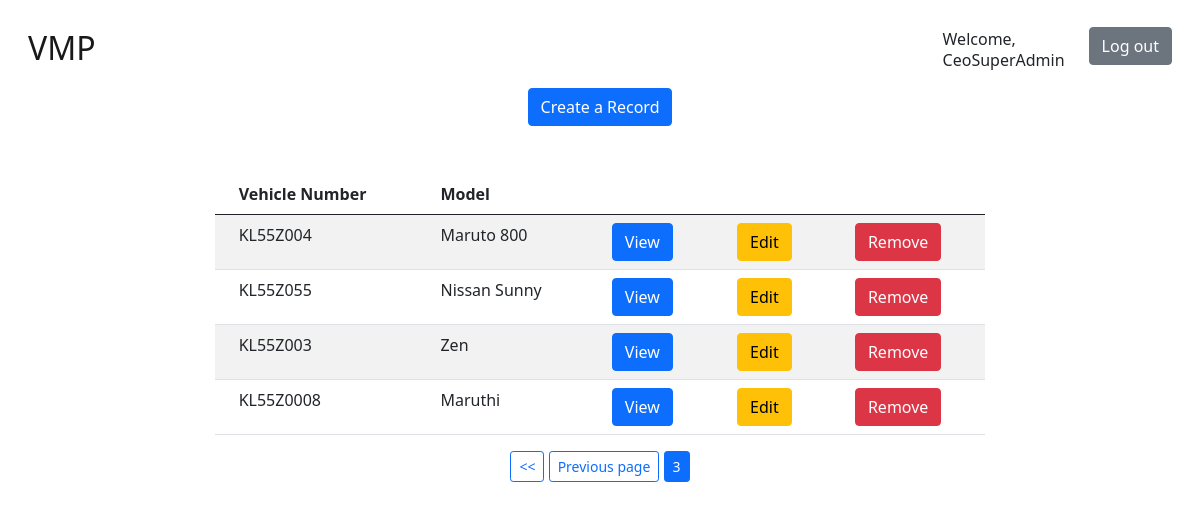
The app's page /home/?page=3 (signed in), older data.
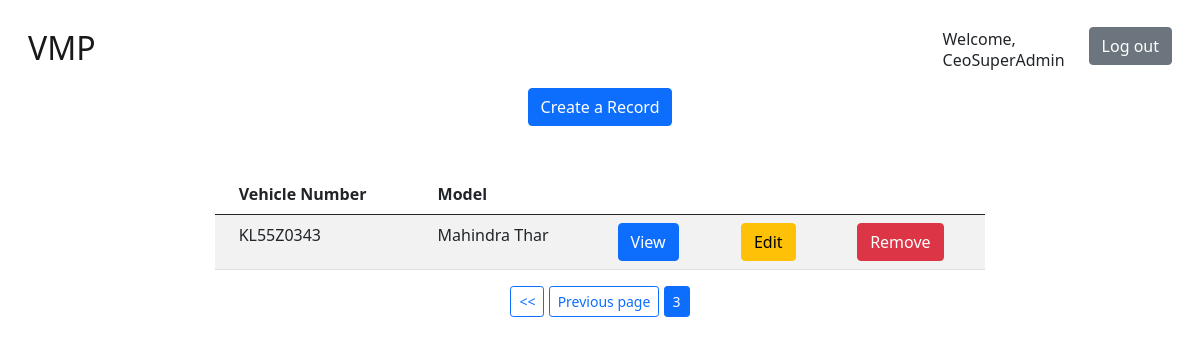
The same page, newer data.
### basic/models.py (models this page shows, shortened)
class Vehicle(models.Model):
    alpha_numeric = RegexValidator(r'^[0-9a-zA-Z]*$', "Please enter only alphanumeric characters")
    types = (
        ('2','Two Wheeler'),
        ('3','Three Wheeler'),
        ('4','Four Wheeler')
    )
    number = models.CharField(max_length=50, blank=False, validators=[alpha_numeric], unique=True)
    v_type = models.CharField(max_length=1, choices=types)
    model = models.CharField(max_length=100)
    desc = models.TextField()

### basic/views.py (the view)
# urls.py: path('home/', views.homeView.as_view()   , name='home_page'),     # Home page
class homeView(LoginRequiredMixin, ListView):
    model = Vehicle
    template_name = 'basic/home.html'
    def get_context_data(self):
        context = {}
        objects = Vehicle.objects.all().order_by('id')
        page_obj = Paginator(objects, 7)
        page = self.request.GET.get('page')
        context['objects'] = page_obj.get_page(page)
        return context

### basic/templates/basic/home.html (shortened to what this page needs)
{% extends 'basic/base.html' %}
{% block content %}
    <div>
        <div class="row justify-content-center">
            {%if user.is_superuser%}
            <a href="{% url 'create' %}" class="col-auto">
                <button class="btn btn-primary">Create a Record</button>
            </a>
            {% endif %}
        </div>
        <center>
            <div class="row justify-content-center">
                <div class="col-8">
                    <table class="mt-5 table table-striped">
                        <thead>
                            <th class="px-4" scope="col">Vehicle Number</th>
                            <th class="px-4" scope="col">Model</th>
                            <th class="px-4" scope="col"></th>
                            {%if user.is_superuser or user.is_staff%}
                            <th class="px-4" scope="col"></th>
                            {%if user.is_superuser%}
                            <th class="px-4" scope="col"></th>
                            {% endif %}
                            {% endif %}
                        </thead>
                        <tbody>
                            {% for obj in objects %}
                            <tr>
                                <td class="px-4">{{obj.number}}</td>
                                <td class="px-4">{{obj.model}}</td>
                                <td class="px-4">
                                    <a href="{% url 'detail' obj.id %}">
                                        <button class="btn btn-primary"> View</button>
                                    </a>
                                </td>
                                {%if user.is_superuser or user.is_staff%}
                                <td class="px-4">
                                    <a href="{% url 'edit' obj.id %}">
                                        <button class="btn btn-warning"> Edit</button>
                                    </a>
                                </td>
                                {%if user.is_superuser%}
                                <td class="px-4">
                                    <form action="{% url 'delete' obj.id %}" method="post">
                                        <button
                                            class="btn btn-danger"
                                            type="submit"
                                            value="DELETE"
                                            onclick="alert('Are you sure?');"
                                        >
                                            Remove
                                        </button>
                                    </form>
                                </td>
                                {% endif %}
                                {% endif %}
                            </tr>
                            {% endfor %}
                        </tbody>
                    </table>
                </div>
            </div>
            {% if objects.has_previous %}
                <a href="?page=1" class="mr-3"><button class="btn btn-outline-primary btn-sm "> <<</button></a>
                <a href="?page={{ objects.previous_page_number }}"><button class="btn btn-outline-primary btn-sm"> Previous page</button></a>
            {% endif %}
            <button class="btn btn-primary btn-sm"> {{objects.number}}</button>
        </center>
{% endblock %}

Row changes from the older to the newer data that the page shows:
removed Vehicle: number "KL55Z004", model "Maruto 800"
no longer on this page (row unchanged): Vehicle: number "KL55Z055", model "Nissan Sunny"
no longer on this page (row unchanged): Vehicle: number "KL55Z003", model "Zen"
no longer on this page (row unchanged): Vehicle: number "KL55Z0008", model "Maruthi"
added Vehicle: number "KL55Z0343", model "Mahindra Thar"
